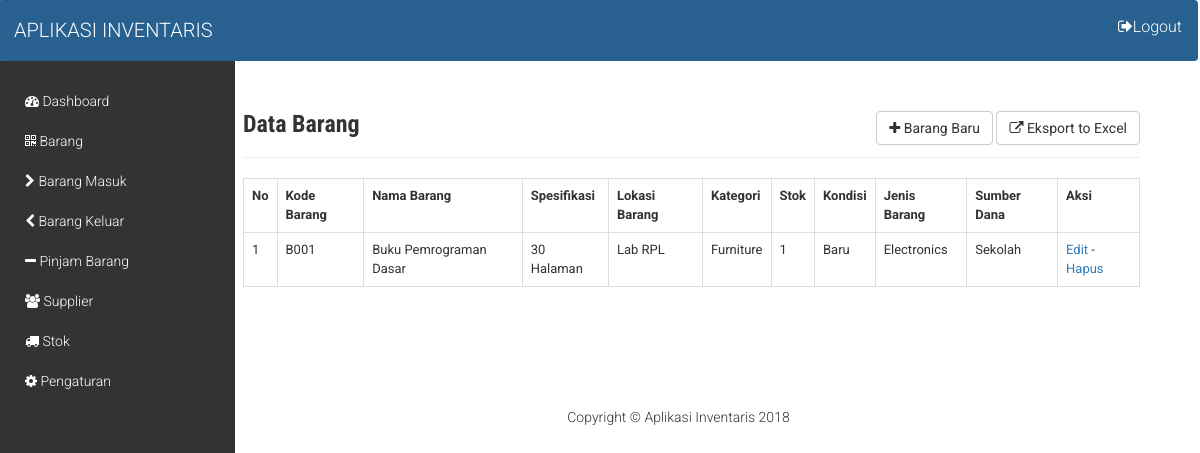
/barang.php (signed in), run on the app's committed database.
### tables this page shows
CREATE TABLE `tbl_barang` (
  `kode_barang` varchar(8) NOT NULL,
  `nama_barang` varchar(30) NOT NULL,
  `spesifikasi` varchar(35) NOT NULL,
  `lokasi_barang` varchar(40) NOT NULL,
  `kategori` varchar(25) NOT NULL,
  `jumlah_brg` int(5) NOT NULL,
  `kondisi` varchar(20) NOT NULL,
  `jenis_brg` varchar(20) NOT NULL,
  `sumber_dana` varchar(250) NOT NULL
);

### config/Class_Barang.php (called while the page is built, shortened)
<?php
class Class_Barang
{
    function tampil_data()
    {
        include("config.php");
        $sql = "select * from tbl_barang";
        $data = mysqli_query($conn,$sql);
        $data1 = mysqli_num_rows($data);
        if ($data1 == 0) {
            echo "<div class='alert alert-danger'>Tidak ada data</div>";
        }
        else{
            while ($d=mysqli_fetch_assoc($data)) {
                $hasil[] = $d;
            }
            return $hasil;
        }
    }
}
 ?>

### barang/data_barangbaru.php (the view)
<div class="tombol-kanan" style="float: right;">
<a href="barang.php?page=barangbaru" class="btn btn-default" ><i class="fa fa-plus"></i> Barang Baru</a>
<a href="stok/cetak_stok.php" target="_blank" class="btn btn-default"><i class="fa fa-external-link"></i> Eksport to Excel </a>
</div>
<h3>Data Barang</h3>
<hr>
<table class="table table-bordered">
  <tr>
    <th>No</th>
    <th>Kode Barang</th>
    <th>Nama Barang</th>
    <th>Spesifikasi</th>
    <th>Lokasi Barang</th>
    <th>Kategori</th>
    <th>Stok</th>
    <th>Kondisi</th>
    <th>Jenis Barang</th>
    <th>Sumber Dana</th>
    <th>Aksi</th>
  </tr>
   <?php
    $no = 1;
    if (is_array($db->tampil_data()) && count($db->tampil_data()) > 0) {
    foreach ($db->tampil_data() as $row) {
     ?>
  <tr>
    <td><?=$no++?></td>
    <td><?=$row['kode_barang']?></td>
    <td><?=$row['nama_barang']?></td>
    <td><?=$row['spesifikasi']?></td>
    <td><?=$row['lokasi_barang']?></td>
    <td><?=$row['kategori']?></td>
    <td><?=$row['jumlah_brg']?></td>
    <td><?=$row['kondisi']?></td>
    <td><?=$row['jenis_brg']?></td>
    <td><?=$row['sumber_dana']?></td>
    <td><a href="barang.php?id=<?=$row['kode_barang']?>&page=update">Edit</a> - <a href="barang.php?hapus&id=<?=$row['kode_barang']?>" onclick="return confirm('Yakin mau dihapus?');">Hapus</a></td>
  </tr>
     <?php
    }
  }
 ?>
</table>

### assets/css/style.css (style rules this page uses)
* { padding: 0; margin: 0; font-family: 'Roboto', sans-serif; }
div { box-sizing: border-box; }
body, html { width: 100%; height: 100%; font-family: 'Roboto', sans-serif; font-weight: 300; }
h1, h2, h3, h4, h5, h6, h1 *, h2 *, h3 *, h4 *, h5 *, h6 * { font-family: 'Roboto Condensed', sans-serif; font-weight: 700; margin: 0; }

### barang.php (style rules this page uses)
tr { font-size: 13px; }
tr td { font-size: 13px; }

### data on the page
tbl_barang: kode_barang "B001", nama_barang "Buku Pemrograman Dasar", spesifikasi "30 Halaman", lokasi_barang "Lab RPL", kategori "Furniture", jumlah_brg "1", kondisi "Baru", jenis_brg "Electronics", sumber_dana "Sekolah"
